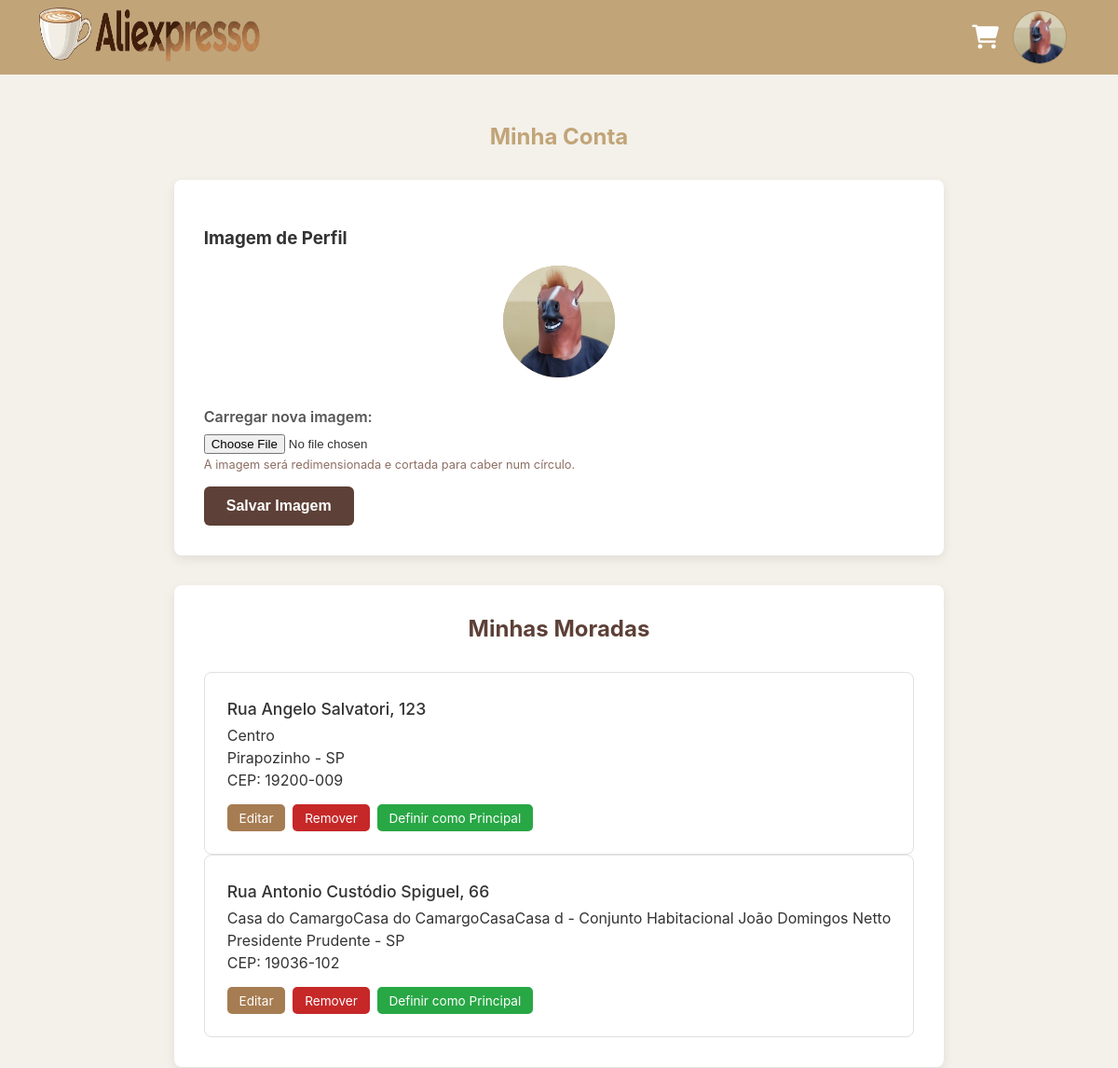
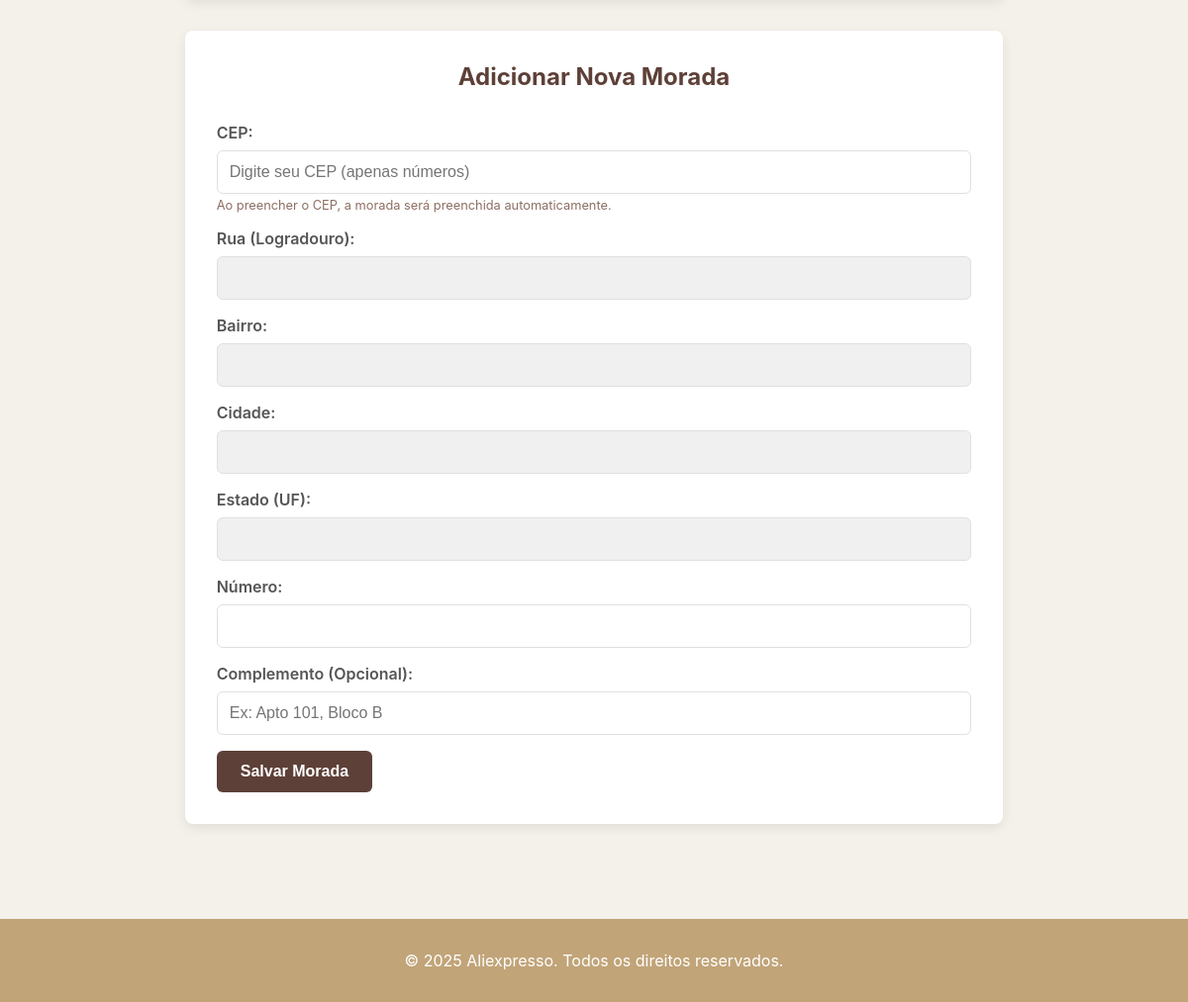
The page /index.php?page=usuario&action=perfil (signed in) on the database its author committed (2 pictures, top to bottom).
### tables this page shows
CREATE TABLE `usuarios` (
  `id_usuario` int(11) NOT NULL,
  `nome` varchar(100) NOT NULL,
  `email` varchar(100) NOT NULL,
  `senha` varchar(255) NOT NULL,
  `tipo` enum('cliente','vendedor','gerente','admin') NOT NULL DEFAULT 'cliente',
  `imagem_perfil` varchar(255) DEFAULT NULL,
  `data_cadastro` datetime NOT NULL DEFAULT current_timestamp()
);

CREATE TABLE `enderecos` (
  `id_endereco` int(11) NOT NULL,
  `id_usuario` int(11) NOT NULL,
  `cep` varchar(9) NOT NULL,
  `logradouro` varchar(255) NOT NULL,
  `numero` varchar(30) NOT NULL,
  `complemento` varchar(40) DEFAULT NULL,
  `bairro` varchar(100) NOT NULL,
  `cidade` varchar(100) NOT NULL,
  `uf` varchar(2) NOT NULL,
  `is_principal` tinyint(1) NOT NULL DEFAULT 0
);

### controller/UsuarioController.php (called while the page is built, shortened)
<?php
    class UsuarioController {
        private $userModel;
        private $enderecoModel;
        public function __construct() {
            $this->userModel = new UsuarioModel();
            $this->enderecoModel = new EnderecoModel();
        }
        public function perfil() {
            $userId = Auth::user()['id_usuario'];
            $user = $this->userModel->getById($userId);
            $enderecos = $this->enderecoModel->getByUserId($userId);
            $enderecoParaEditar = null;
            require_once __DIR__ . '/../view/usuarios/perfil.php';
        }
    }

### helper/Auth.php (called while the page is built, shortened)
<?php
    class Auth {
        public static function isLoggedIn(): bool {
            return isset($_SESSION['usuario']);
        }
        public static function user() {
            return $_SESSION['usuario'] ?? null;
        }
        public static function role(): ?string {
            return self::isLoggedIn() ? self::user()['tipo'] : null;
        }
        public static function isClient(): bool {
            return self::role() === 'cliente';
        }
    }
?>

### model/UsuarioModel.php (called while the page is built, shortened)
<?php
    require_once __DIR__ . '/Database.php';
    class UsuarioModel {
        private $pdo;
        public function __construct() {
            $this->pdo = \Database::getInstance()->getConnection();
        }
        public function getById(int $id) {
            $stmt = $this->pdo->prepare("SELECT * FROM usuarios WHERE id_usuario = ?");
            $stmt->execute([$id]);
            return $stmt->fetch();
        }
    }
?>

### model/Database.php (called while the page is built)
<?php
    class Database {
        private static $instance = null;
        private $conn;
        private function __construct() {
            try {
                $dsn = 'mysql:host=localhost;port=3306;dbname=aliexpresso;charset=utf8mb4';
                $this->conn = new PDO($dsn, 'root', '');
                $this->conn->setAttribute(PDO::ATTR_ERRMODE, PDO::ERRMODE_EXCEPTION);
                $this->conn->setAttribute(PDO::ATTR_DEFAULT_FETCH_MODE, PDO::FETCH_ASSOC);
            } catch (PDOException $e) {
                die("Erro na conexão: " . $e->getMessage());
            }
        }
        public static function getInstance() {
            if (self::$instance === null) {
                self::$instance = new Database();
            }
            return self::$instance;
        }
        public function getConnection() {
            return $this->conn;
        }
    }
?>

### autoloader.php (called while the page is built, shortened)
<?php
    spl_autoload_register(function ($class) {
        $prefix = 'Aliexpresso\\';
        $base_dir = __DIR__ . '/';
        $len = strlen($prefix);
        $relative_class = substr($class, $len);
        $path = str_replace('\\', '/', $relative_class);
        $last_slash_pos = strrpos($path, '/');
        if ($last_slash_pos === false) {
            $directory_path = '';
            $class_file_name = $path;
        } else {
            $directory_path = substr($path, 0, $last_slash_pos);
            $class_file_name = substr($path, $last_slash_pos + 1);
        }
        $file = $base_dir . strtolower($directory_path) . '/' . $class_file_name . '.php';
    });
?>

### model/EnderecoModel.php (called while the page is built, shortened)
<?php
require_once __DIR__ . '/Database.php';
class EnderecoModel
{
    private $pdo;
    public function __construct()
    {
        $this->pdo = \Database::getInstance()->getConnection();
    }
    public function getByUserId(int $userId): array
    {
        $stmt = $this->pdo->prepare("SELECT * FROM enderecos WHERE id_usuario = ? ORDER BY is_principal DESC, id_endereco ASC");
        $stmt->execute([$userId]);
        return $stmt->fetchAll();
    }
}
?>

### view/usuarios/Perfil.php (the view, shortened to what this page needs)
<!DOCTYPE html>
<html lang="pt-br">
<head>
    <link rel="stylesheet" href="assets/css/header.css">
    <link rel="stylesheet" href="assets/css/footer.css">
    <link rel="stylesheet" href="assets/css/admin.css">
    <link rel="stylesheet" href="https://cdnjs.cloudflare.com/ajax/libs/font-awesome/6.0.0-beta3/css/all.min.css">
</head>
<body>
    <?php \Aliexpresso\Controller\PageController::renderHeader(); ?>
    <main class="perfil-container">
        <h2>Minha Conta</h2>
        <div class="form-container">
            <h3>Imagem de Perfil</h3>
            <form action="index.php?page=usuario&action=uploadProfileImage" method="post" enctype="multipart/form-data">
                <div class="perfil-imagem-container">
                    <div class="avatar-preview" title="Imagem de Perfil Atual">
                        <?php
                            $userImage = \Aliexpresso\Helper\Auth::user()['imagem_perfil'] ?? null;
                            if (!empty($userImage)):
                        ?>
                            <img src="<?= htmlspecialchars($userImage) ?>" alt="Imagem de Perfil">
                        <?php else:
                            $userName = \Aliexpresso\Helper\Auth::user()['nome'];
                            $userInitial = mb_strtoupper(mb_substr($userName, 0, 1));
                        ?>
                            <span><?= $userInitial ?></span>
                        <?php endif; ?>
                    </div>
                </div>
                <div class="form-group">
                    <label for="imagem_perfil_input">Carregar nova imagem:</label>
                    <input type="file" id="imagem_perfil_input" name="imagem_perfil" accept="image/png, image/jpeg, image/webp" class="form-control" required>
                    <small>A imagem será redimensionada e cortada para caber num círculo.</small>
                </div>
                <button type="submit" class="btn-primary">Salvar Imagem</button>
            </form>
        </div>
        <div class="table-container">
            <h2>Minhas Moradas</h2>
            <?php if (empty($enderecos)): ?>
                <p>Nenhuma morada guardada. Adicione uma abaixo.</p>
            <?php else: ?>
                <?php foreach ($enderecos as $endereco): ?>
                    <div class="endereco-card <?= $endereco['is_principal'] ? 'principal' : '' ?>">
                        <p class="morada-completa"><?= htmlspecialchars($endereco['logradouro']) ?>, <?= htmlspecialchars($endereco['numero']) ?></p>
                        <p><?= htmlspecialchars($endereco['complemento']) ? htmlspecialchars($endereco['complemento']) . ' - ' : '' ?><?= htmlspecialchars($endereco['bairro']) ?></p>
                        <p><?= htmlspecialchars($endereco['cidade']) ?> - <?= htmlspecialchars($endereco['uf']) ?></p>
                        <p>CEP: <?= htmlspecialchars($endereco['cep']) ?></p>
                        <div class="morada-acoes">
                            <a href="index.php?page=usuario&action=perfil&edit_id=<?= $endereco['id_endereco'] ?>" class="btn-edit">Editar</a>
                            <a href="index.php?page=usuario&action=deleteAddress&id=<?= $endereco['id_endereco'] ?>" class="btn-delete" onclick="return confirm('Tem a certeza que quer remover esta morada?');">Remover</a>
                            <?php if (!$endereco['is_principal']): ?>
                                <a href="index.php?page=usuario&action=setPrincipalAddress&id=<?= $endereco['id_endereco'] ?>" class="btn-edit btn-principal">Definir como Principal</a>
                            <?php endif; ?>
                        </div>
                    </div>
                <?php endforeach; ?>
            <?php endif; ?>
        </div>
        <div class="form-container">
            <h2><?= isset($enderecoParaEditar) ? 'Editar Morada' : 'Adicionar Nova Morada' ?></h2>
            <form action="index.php?page=usuario&action=saveAddress" method="post" id="form-endereco">
                <div class="form-group">
                    <label for="cep">CEP:</label>
                    <input type="text" id="cep" name="cep" value="<?= htmlspecialchars($enderecoParaEditar['cep'] ?? '') ?>" maxlength="9" placeholder="Digite seu CEP (apenas números)" required>
                    <small>Ao preencher o CEP, a morada será preenchida automaticamente.</small>
                </div>
                <div class="form-group">
                    <label for="logradouro">Rua (Logradouro):</label>
                    <input type="text" id="logradouro" name="logradouro" value="<?= htmlspecialchars($enderecoParaEditar['logradouro'] ?? '') ?>" readonly required>
                </div>
                <div class="form-group">
                    <label for="bairro">Bairro:</label>
                    <input type="text" id="bairro" name="bairro" value="<?= htmlspecialchars($enderecoParaEditar['bairro'] ?? '') ?>" readonly required>
                </div>
                <div class="form-group">
                    <label for="cidade">Cidade:</label>
                    <input type="text" id="cidade" name="cidade" value="<?= htmlspecialchars($enderecoParaEditar['cidade'] ?? '') ?>" readonly required>
                </div>
                <div class="form-group">
                    <label for="uf">Estado (UF):</label>
                    <input type="text" id="uf" name="uf" value="<?= htmlspecialchars($enderecoParaEditar['uf'] ?? '') ?>" readonly required>
                </div>
                <div class="form-group">
                    <label for="numero">Número:</label>
                    <input type="text" id="numero" name="numero" value="<?= htmlspecialchars($enderecoParaEditar['numero'] ?? '') ?>" required>
                </div>
                <div class="form-group">
                    <label for="complemento">Complemento (Opcional):</label>
                    <input type="text" id="complemento" name="complemento" value="<?= htmlspecialchars($enderecoParaEditar['complemento'] ?? '') ?>" placeholder="Ex: Apto 101, Bloco B">
                </div>
                <button type="submit" class="btn-primary">Salvar Morada</button>
            </form>
        </div>
    </main>
    <?php \Aliexpresso\Controller\PageController::renderFooter(); ?>
</body>
</html>

### controller/pageController.php (shortened to what this page needs)
<?php
    class PageController
    {
        public static function renderHeader() {
            $logado = Auth::isLoggedIn();
        ?>
            <header>
                <a href="index.php?page=home" class="site-logo">
                    <h1><img src="./assets/img/logo_aliexpresso4.png" alt="Logo Aliexpresso"></h1>
                </a>
                <div class="header-right">
                    <?php if (\Aliexpresso\Helper\Auth::isClient()): ?>
                        <a href="index.php?page=Carrinho" class="header-cart-icon-link cart-icon-container" aria-label="Carrinho de Compras">
                            <i class="fas fa-shopping-cart cart-icon"></i>
                        </a>
                    <?php endif; ?>
                    <?php if ($logado): ?>
                        <?php
                            $userImage = Auth::user()['imagem_perfil'] ?? null;
                        ?>
                        <?php if (!empty($userImage)): ?>
                            <img src="<?= htmlspecialchars($userImage) ?>" alt="Imagem de Perfil" class="icon user-icon" id="userIconTrigger">
                        <?php endif; ?>
                    <?php else: ?>
                        <img src="https://placehold.co/30x30/eeeeee/777777?text=User" alt="Usuário" class="icon user-icon" id="userIconTrigger">
                    <?php endif; ?>
                </div>
            </header>
        <?php
        }
        public static function renderFooter() {
        ?>
            <footer>
                <p>&copy; <?= date('Y') ?> Aliexpresso. Todos os direitos reservados.</p>
            </footer>
        <?php
        }
    }
?>

### assets/css/header.css (style rules this page uses)
:root { --cor-primaria: #c1a478; --cor-destaque: #a67c52; --cor-botao-fundo: var(--cor-destaque); }
header { background-color: var(--cor-primaria); color: white; width: 100%; display: flex; align-items: center; justify-content: flex-start; position: relative; box-sizing: border-box; height: 10vh; }
header .site-logo { text-decoration: none; }
header .site-logo h1 { font-size: 2rem; font-weight: bolder; color: white; margin-left: 5vh; }
header .site-logo img { height: 8vh; width: 20vw; }
.header-right { display: flex; align-items: center; gap: 15px; margin-left: auto; margin-right: 5vh ; }
.icon { width: 30px; height: 30px; display: block; }
.user-icon { border-radius: 50%; cursor: pointer; object-fit: cover; }
.header-cart-icon-link { color: white; text-decoration: none; position: relative; display: flex; align-items: center; }
.header-cart-icon-link { color: white; text-decoration: none; position: relative; display: inline-flex; align-items: center; }
.cart-icon { font-size: 1.6rem; line-height: 1; }
.user-icon { width: 7vh; height: 7vh; border-radius: 50%; cursor: pointer; object-fit: cover; display: inline-block; vertical-align: middle; }
img.user-icon { object-fit: cover; border: 1px solid rgba(0,0,0,0.1); }

### assets/css/footer.css (style rules this page uses)
footer { background-color: var(--cor-primaria); color: white; text-align: center; padding: 1rem 0; margin-top: 2rem; width: 100%; }

### assets/css/admin.css (style rules this page uses)
:root { --admin-bg-main: #f4f1ea; --admin-bg-container: #ffffff; --admin-primary-dark: #5D4037; --admin-primary-medium: #8D6E63; --admin-accent-edit: #a67c52; --admin-accent-delete: #c62828; --admin-text-light: #ffffff; --admin-text-dark: #333333; --admin-border-color: #e0e0e0; }
body { background-color: var(--admin-bg-main); color: var(--admin-text-dark); font-family: -apple-system, BlinkMacSystemFont, "Segoe UI", Roboto, Helvetica, Arial, sans-serif; margin: 0; display: flex; flex-direction: column; min-height: 100vh; margin: 0; }
main { flex-grow: 1; }
.form-container, .table-container { background-color: var(--admin-bg-container); padding: 2rem; border-radius: 8px; box-shadow: 0 4px 12px rgba(0, 0, 0, 0.08); margin-bottom: 2rem; }
.form-container h2, .table-container h2 { color: var(--admin-primary-dark); margin-top: 0; }
.form-group { margin-bottom: 1rem; }
.form-group label { display: block; margin-bottom: 0.5rem; font-weight: 600; color: #555; }
.form-group input[type="text"], .form-group input[type="email"], .form-group input[type="password"], .form-group select { width: 100%; padding: 0.75rem; border: 1px solid var(--admin-border-color); border-radius: 6px; box-sizing: border-box; font-size: 1rem; }
.form-group small { display: block; margin-top: 0.25rem; font-size: 0.8rem; color: var(--admin-primary-medium); }
button.btn-primary, a.btn-secondary { display: inline-block; padding: 0.75rem 1.5rem; border: none; border-radius: 6px; font-size: 1rem; font-weight: 600; cursor: pointer; text-decoration: none; text-align: center; transition: opacity 0.3s ease; }
button.btn-primary { background-color: var(--admin-primary-dark); color: var(--admin-text-light); }
.btn-edit, .btn-delete { padding: 0.4rem 0.8rem; text-decoration: none; color: white; border-radius: 5px; font-size: 0.85rem; }
.btn-edit { background-color: var(--admin-accent-edit); }
.btn-delete { background-color: var(--admin-accent-delete); }

### rows shown on the page
usuarios: imagem_perfil (picture)
enderecos: logradouro "Rua Angelo Salvatori", numero "123", bairro "Centro", cidade "Pirapozinho", uf "SP", cep "19200-009"
enderecos: logradouro "Rua Antonio Custódio Spiguel", numero "66", complemento "Casa do CamargoCasa do CamargoCasaCasa d", bairro "Conjunto Habitacional João Domingos Netto", cidade "Presidente Prudente", uf "SP", cep "19036-102"
